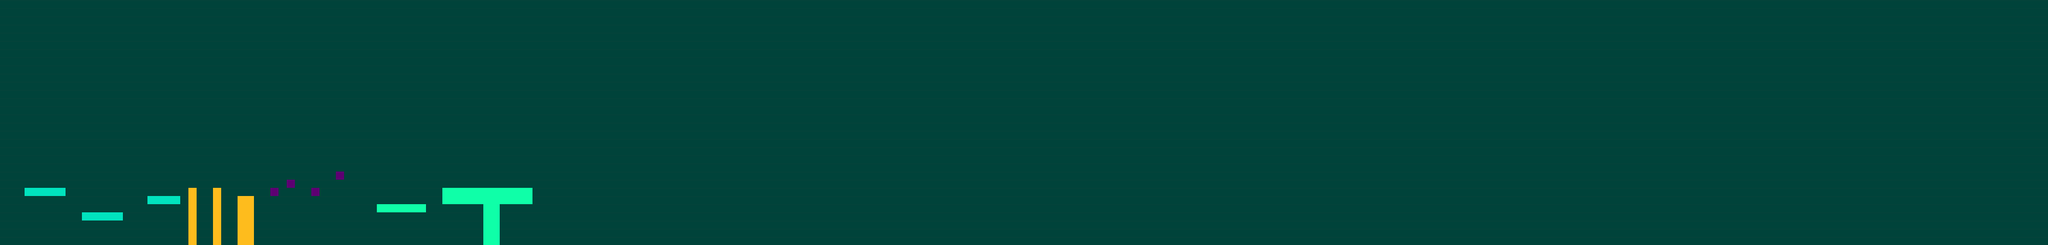

This game map was drawn from its Tiled (.tmx) file and the tilesets committed beside it. A one-line description and the trimmed map source follow:
An orthogonal 250x30 tile map with 16x16 px tiles, 2 tile layers (BackGround, StaticLayer) and 13 objects.

<map version="1.0" tiledversion="2017.09.13" orientation="orthogonal" renderorder="right-down" width="250" height="30" tilewidth="16" tileheight="16" infinite="0" nextobjectid="44">
 <tileset firstgid="1" source="ColorTiledSet.tsx" />
 <layer name="BackGround" width="250" height="30">
  <data>[7500 cells, 3750 non-empty, 1 distinct tile ids]</data>
 </layer>
 <layer name="StaticLayer" width="250" height="30">
  <data>[7500 cells, 7500 non-empty, 7 distinct tile ids]</data>
 </layer>
 <objectgroup name="StaticObjects">
  <object id="11" x="48" y="368" width="80" height="16" />
  <object id="20" x="160" y="416" width="80" height="16" />
  <object id="21" x="288" y="384" width="64" height="16" />
  <object id="22" x="368" y="368" width="16" height="112" />
  <object id="23" x="416" y="368" width="16" height="112" />
  <object id="24" x="464" y="384" width="32" height="96" />
  <object id="28" x="528" y="368" width="16" height="16" />
  <object id="33" x="560" y="352" width="16" height="16" />
  <object id="35" x="608" y="368" width="16" height="16" />
  <object id="36" x="656" y="336" width="16" height="16" />
  <object id="38" x="736" y="400" width="96" height="16" />
  <object id="39" x="864" y="368" width="176" height="32" />
  <object id="41" x="944" y="400" width="32" height="80" />
 </objectgroup>
</map>
